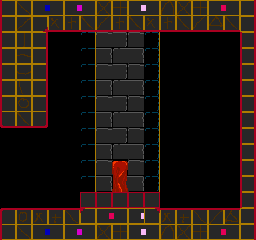

Rendered tile map (Tiled .tmx) drawn with the repository's tilesets; below, a short description and the full map source, tile grids included:
An orthogonal 16x15 tile map with 16x16 px tiles, 2 tile layers (back, front) and 3 objects (Item).

<map version="1.0" orientation="orthogonal" width="16" height="15" tilewidth="16" tileheight="16">
 <tileset firstgid="1" name="tiles1" tilewidth="16" tileheight="16">
  <image source="../../img/tiles/tiles0.gif" trans="ff00ff" width="256" height="256" />
 </tileset>
 <layer name="back" width="16" height="15">
  <data encoding="csv">
0,0,0,0,0,182,129,130,129,198,0,0,0,0,0,0,
0,0,0,0,0,182,145,146,145,198,0,0,0,0,0,0,
0,0,0,0,0,182,129,130,129,198,0,0,0,0,0,0,
0,0,0,0,0,182,145,146,145,198,0,0,0,0,0,0,
0,0,0,0,0,182,129,130,129,198,0,0,0,0,0,0,
0,0,0,0,0,182,145,146,145,198,0,0,0,0,0,0,
0,0,0,0,0,182,129,130,129,198,0,0,0,0,0,0,
0,0,0,0,0,182,145,146,145,198,0,0,0,0,0,0,
0,0,0,0,0,182,129,130,129,198,0,0,0,0,0,0,
0,0,0,0,0,182,145,146,145,198,0,0,0,0,0,0,
0,0,0,0,0,182,129,130,129,198,0,0,0,0,0,0,
0,0,0,0,0,182,145,146,145,198,0,0,0,0,0,0,
0,0,0,0,0,182,129,130,129,198,0,0,0,0,0,0,
0,0,0,0,0,182,145,146,145,198,0,0,0,0,0,0,
0,0,0,0,0,182,129,130,129,198,0,0,0,0,0,0
</data>
 </layer>
 <layer name="front" width="16" height="15">
  <data encoding="csv">
97,99,67,68,87,88,115,116,85,86,119,115,116,81,82,120,
113,98,150,19,20,21,22,20,21,19,20,21,22,23,21,104,
97,100,104,0,0,0,0,0,0,0,0,0,0,0,0,168,
97,101,120,0,0,0,0,0,0,0,0,0,0,0,0,184,
113,102,104,0,0,0,0,0,0,0,0,0,0,0,0,168,
97,103,104,0,0,0,0,0,0,0,0,0,0,0,0,184,
113,114,120,0,0,0,0,0,0,0,0,0,0,0,0,168,
17,21,24,0,0,0,0,0,0,0,0,0,0,0,0,184,
0,0,0,0,0,0,0,0,0,0,0,0,0,0,0,168,
0,0,0,0,0,0,0,0,0,0,0,0,0,0,0,168,
0,0,0,0,0,0,0,135,0,0,0,0,0,0,0,184,
0,0,0,0,0,0,0,151,0,0,0,0,0,0,0,168,
0,0,0,0,0,248,248,248,248,248,0,0,0,0,0,184,
33,34,35,36,37,133,81,82,85,134,35,36,37,38,39,104,
113,99,67,68,87,88,115,116,85,86,119,115,116,81,82,120
</data>
 </layer>
 <objectgroup name="lines" width="16" height="15">
  <properties>
   <property name="entrances" value="[[0,0]]" />
   <property name="map_tile" value="13" />
   <property name="rarity" value="0" />
   <property name="tags" value="[&quot;item_w&quot;]" />
  </properties>
  <object x="240" y="208">
   <polyline points="0,0 -80,0 -80,-16 -112,-16 -112,-48 -128,-48 -128,-16 -160,-16 -160,0 -240,0" />
  </object>
  <object x="0" y="32">
   <polyline points="0,0 0,96 48,96 48,0 240,0 240,176" />
  </object>
 </objectgroup>
 <objectgroup name="objects" width="16" height="15">
  <object name="Item" gid="1" x="112" y="160" />
 </objectgroup>
</map>
